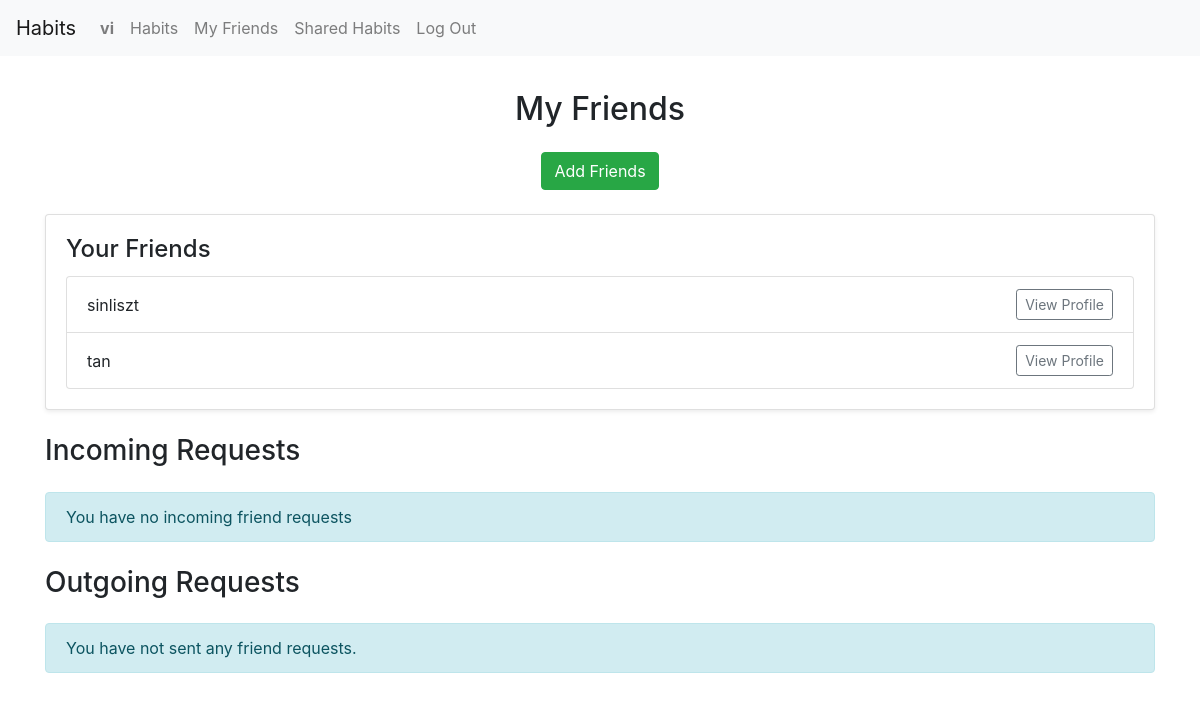
The app's page /friends/ (signed in) with its own data.
### tracker/models.py (models this page shows)
class User(AbstractUser):
    friends = models.ManyToManyField("self", symmetrical=True, blank=True)

### tracker/views.py (the view)
# urls.py: path("friends/", views.friends_list, name="friends_list"),
@login_required
def friends_list(request):
    user = request.user
    friends = user.friends.all()
    incoming_requests = FriendRequest.objects.filter(to_user=user, is_accepted=False)
    outgoing_requests = FriendRequest.objects.filter(from_user=user, is_accepted=False)
    return render(request, "tracker/friends_list.html", {
        "friends": friends,
        "incoming_requests": incoming_requests,
        "outgoing_requests": outgoing_requests,
    })

### tracker/templates/tracker/friends_list.html
{% extends "tracker/layout.html" %}
{% block body %}
    <div class="container mt-4">
        <h2 class="text-center mb-4">My Friends</h2>
        <div class="text-center mb-4">
            <a href="{% url 'search_users' %}">
                <button class="btn btn-success">Add Friends</button>
            </a>
        </div>
        {% if friends %}
            <div class="card shadow-sm mb-4">
                <div class="card-body">
                    <h4 class="card-title">Your Friends</h4>
                    <ul class="list-group">
                        {% for friend in friends%}
                            <li class="list-group-item d-flex justify-content-between align-items-center">
                                {{ friend.username }}
                                <a href="{% url 'profile_view' friend.username %}">
                                    <button class="btn btn-outline-secondary btn-sm">View Profile</button>
                                </a>
                            </li>
                        {% endfor %}
                    </ul>
                </div>
            </div>
        {% else %}
            <div class="alert alert-info">
                You have no friends yet.
            </div>
        {% endif %}
        <h3 class="mt-4 mb-4">Incoming Requests</h3>
        {% if incoming_requests%}
            <div class="card shadow-sm">
                <div class="card-body">
                    <ul class="list-group">
                        {% for req in incoming_requests %}
                            <li class="list-group-item d-flex justify-content-between align-items-center">
                                {{ req.from_user.username }}
                                <form action="{% url 'accept_friend_request' req.id %}" method="post" class="d-inline">
                                    {% csrf_token %}
                                    <button type="submit" class="btn btn-primary btn-sm">Accept</button>
                                </form>
                            </li>
                        {% endfor %}
                    </ul>
                </div>
            </div>
        {% else %}
            <div class="alert alert-info">
                You have no incoming friend requests
            </div>
        {% endif %}
        <h3 class="mt-4 mb-4">Outgoing Requests</h3>
        {% if outgoing_requests %}
            <div class="card shadow-sm">
                <div class="card-body">
                    <ul class="list-group">
                        {% for req in outgoing_requests %}
                            <li class="list-group-item d-flex justify-content-between align-items-center">
                                {{ req.to_user.username }}
                                <a href="{% url 'profile_view' req.to_user.username %}">
                                    <button class="btn btn-outline-secondary btn-sm">View Profile</button>
                                </a>
                            </li>
                        {% endfor %}
                    </ul>
                </div>
            </div>
        {% else %}
            <div class="alert alert-info">
                You have not sent any friend requests.
            </div>
        {% endif %}
    </div>
{% endblock %}

### tracker/templates/tracker/layout.html (shortened to what this page needs)
{% load static %}
<!DOCTYPE html>
<html lang="en">
    <head>
        <link rel="stylesheet" href="https://stackpath.bootstrapcdn.com/bootstrap/4.4.1/css/bootstrap.min.css">
        <link href="{% static 'tracker/styles.css' %}" rel="stylesheet">
    </head>
    <body>
        <nav class="navbar navbar-expand-lg navbar-light bg-light">
            <a class="navbar-brand" href="#">Habits</a>
            <div>
              <ul class="navbar-nav mr-auto">
                {% if user.is_authenticated %}
                    <li class="nav-item">
                        <a class="nav-link" href="{% url 'profile_view' request.user %}"><strong>{{ user.username }}</strong></a>
                    </li>
                {% endif %}
                <li class="nav-item">
                  <a class="nav-link" href="{% url 'index' %}">Habits</a>
                </li>
                {% if user.is_authenticated %}
                    <li class="nav-item">
                        <a class="nav-link" href="{% url 'friends_list' %}">My Friends</a>
                    </li>
                    <li class="nav-item">
                        <a class="nav-link" href="{% url 'shared_habits' %}">Shared Habits</a>
                    </li>
                    <li class="nav-item">
                        <a class="nav-link" href="{% url 'logout' %}">Log Out</a>
                    </li>
                {% endif %}
              </ul>
            </div>
          </nav>
        <div class="body">
            {% block body %}
            {% endblock %}
        </div>
    </body>
</html>

### tracker/static/tracker/styles.css (style rules this page uses)
.body { padding: 10px; }

### records on screen
User: username "vi"
User: username "sinliszt"
User: username "tan"
